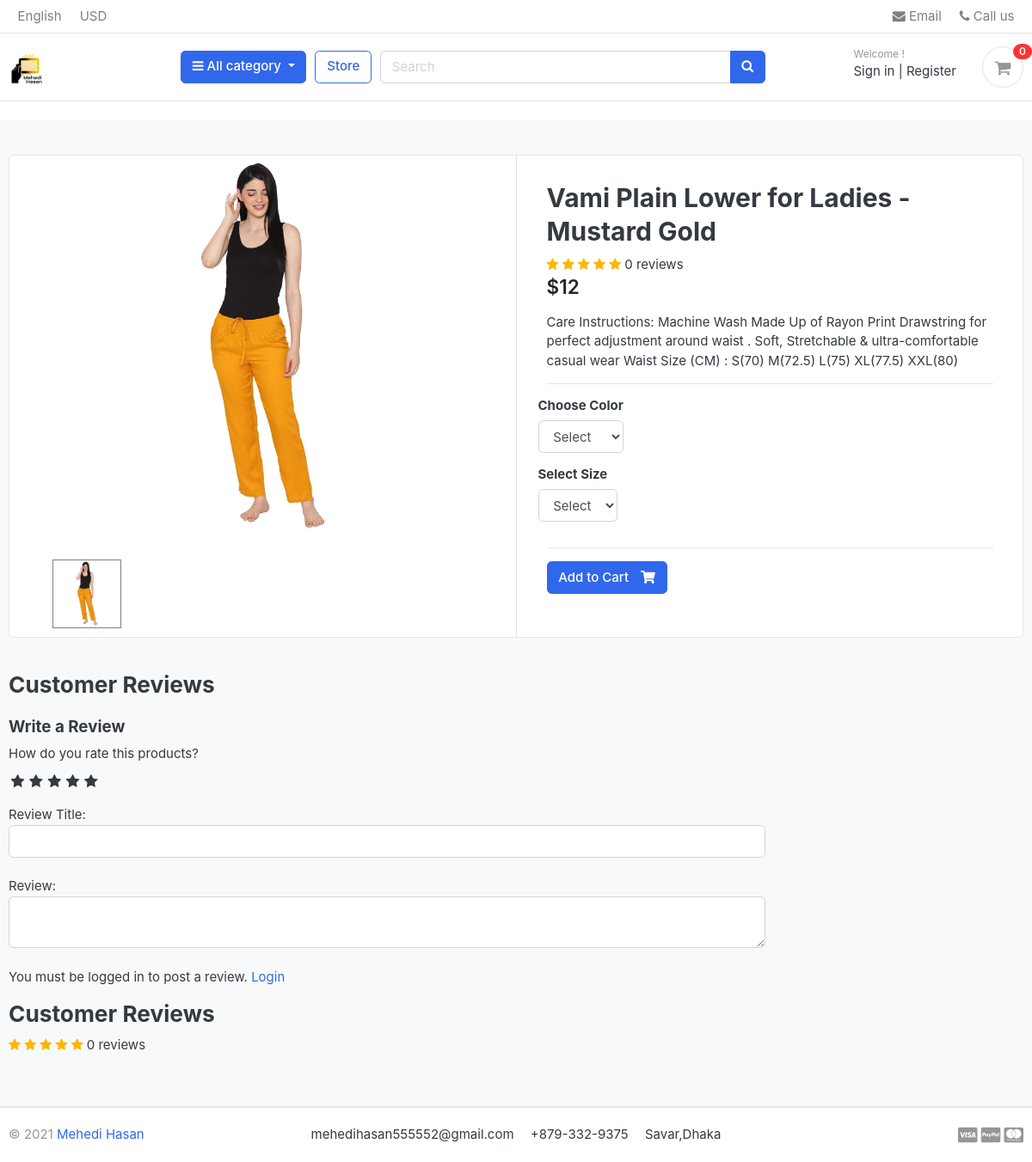
The page /product-details/women/vami-plain-lower-ladies-mustard-gold/ on the database its author committed.
### store/models.py (models this page shows, shortened)
class Product(models.Model):
    product_name = models.CharField(max_length=200,unique=True)
    slug = models.SlugField(max_length=200,unique=True,blank=True,null=True)
    description = models.TextField(max_length=1000, blank=True)
    price = models.IntegerField()
    image = models.ImageField(upload_to='images/products',default='default.jpg')
    stock = models.IntegerField()
    is_available = models.BooleanField(default=True)
    category = models.ForeignKey(Category, on_delete=models.CASCADE)
    created_date = models.DateTimeField(auto_now_add=True)
    modified_date = models.DateTimeField(auto_now_add=True)
    def averageReview(self):
        reviews = ReviewRating.objects.filter(product=self,status=True).aggregate(average=Avg('rating'))
        avg = 0
        if reviews['average'] is not None:
            avg=float(reviews['average'])
            return avg
    def countReview(self):
        reviews = ReviewRating.objects.filter(product=self,status=True).aggregate(count=Count('id'))
        avg = 0
        if reviews['count'] is not None:
            count= int(reviews['count'])
            return count

### store/views.py (the view)
# urls.py: path('product-details/<slug:category_slug>/<slug:product_slug>/', views.Product_Detail, name='product_detail'),
def Product_Detail(request, category_slug, product_slug):
    detail = Product.objects.get(category__slug=category_slug, slug=product_slug)
    in_cart = CartItem.objects.filter(cart__cart_id=_cart_id(request),product = detail).exists()
    if request.user.is_authenticated:
        orderproduct = OrderProduct.objects.filter(user=request.user,product_id=detail.id).exists()
    else:
        orderproduct = None
    reviews = ReviewRating.objects.filter(product_id=detail.id, status=True)
    product_gallery = ProductGallery.objects.filter(product_id=detail.id)
    context = {'detail':detail,'in_cart':in_cart,
    'orderproduct':orderproduct,'reviews':reviews,
    'product_gallery':product_gallery}
    return render(request, 'store/product_detail.html',context)

### store/cart_counter.py (called while the page is built)
def counter(request):
    cart_count = 0
    try:
        cart = Cart.objects.filter(cart_id =_cart_id(request))
        if request.user.is_authenticated:
            cart_items = CartItem.objects.all().filter(user=request.user)
        else:
            cart_items = CartItem.objects.all().filter(cart=cart[:1])
        for cart_item in cart_items:
            cart_count += cart_item.quantity
    except:
        pass
    return dict(cart_count=cart_count)

### store/category.py (called while the page is built)
def menu_links(request):
    links = Category.objects.all()
    return dict(links=links)

### store/models.py (called while the page is built)
    def get_url(self):
        return reverse('products_by_category', args={self.slug})

    def colors(self):
        return super(VariationManager, self).filter(variation_category='color', is_active=True)

    def sizes(self):
        return super(VariationManager, self).filter(variation_category='size', is_active=True)

### store/views.py (called while the page is built)
def _cart_id(request):
    cart = request.session.session_key
    if not cart:
        cart = request.session.create()
    return cart

### store/templates/store/product_detail.html (shortened to what this page needs)
{% extends 'store/base.html' %}
{% load static %}
{% block content %}
<section class="section-content padding-y bg">
    <div class="container">
    <div class="card">
        <div class="row no-gutters">
            <aside class="col-md-6">
    <article class="gallery-wrap">
        <div class="img-big-wrap mainImage">
           <a href="#"><img src="{{detail.image.url}}"></a>
        </div>
    </article>
       <ul class="thumb" style="margin: 0 auto;
       padding: 0 auto;
       float: left;">
           <li style=" margin: 10px; list-style:None;">
            <a href="{{detail.image.url}}" target="mainImage"> <img src="{{detail.image.url}}" alt="" width="80" height="80" style="border: 1px solid gray;"></a>
           </li>
       </ul>
            </aside>
            <main class="col-md-6 border-left">
<form action="{% url 'add_cart' detail.id %}" method="POST">
        <article class="content-body">
        <h2 class="title">{{detail.product_name}}</h2>
        <div class="rating-star" >
            <span style="color: #ffb503;">
                <i class="fa fa-star{% if detail.averageReview < 0.5 %}-o{% elif detail.averageReview >= 0.5 and detail.averageReview < 1 %}-half-o {% endif %}" aria-hidden="true"></i>
                <i class="fa fa-star{% if detail.averageReview < 1.5 %}-o{% elif detail.averageReview >= 1.5 and detail.averageReview < 2 %}-half-o {% endif %}" aria-hidden="true"></i>
                <i class="fa fa-star{% if detail.averageReview < 2.5 %}-o{% elif detail.averageReview >= 2.5 and detail.averageReview < 3 %}-half-o {% endif %}" aria-hidden="true"></i>
                <i class="fa fa-star{% if detail.averageReview < 3.5 %}-o{% elif detail.averageReview >= 3.5 and detail.averageReview < 4 %}-half-o {% endif %}" aria-hidden="true"></i>
                <i class="fa fa-star{% if detail.averageReview < 4.5 %}-o{% elif detail.averageReview >= 4.5 and detail.averageReview < 5 %}-half-o {% endif %}" aria-hidden="true"></i>
            </span>
            <span>{{detail.countReview}} reviews</span>
        </div>
        <div class="mb-3">
            <var class="price h4">${{detail.price}}</var>
        </div>
        <p>{{detail.description}}</p>
    <hr>
        <div class="row">
            <div class="item-option-select">
                <h6>Choose Color</h6>
                <select name="color" class="form-control" required>
                  <option value="" disabled selected>Select</option>
                </select>
            </div>
        </div>
        <div class="row">
            <div class="item-option-select">
                <h6>Select Size</h6>
                <select name="size" class="form-control">
                  <option value="" disabled selected>Select</option>
                </select>
            </div>
        </div>
        <hr>
                            {% if detail.stock <= 0 %}
							<h5 class="text-danger">Out of Stock</h5>
							{% else %}
							<button type="submit" class="btn  btn-primary"> <span class="text">Add to Cart</span> <i class="fas fa-shopping-cart"></i> </button>
							{% endif %}
    </article>
  </form>
            </main>
        </div>
    </div>
    <br>
    <div class="row">
                <div class="col-md-9">
        <header class="section-heading">
            <h3>Customer Reviews </h3>
        </header>
        <form action="{% url 'submit_review' detail.id %}" method="POST">
            <h5>Write a Review</h5>
            <div>
                <label for="">How do you rate this products?</label>
                <br>
                <div class="rate">
                    <input type="radio" name="rating" id="rating10" value="5" required><label for="rating10" title="5"></label>
                    <input type="radio" name="rating" id="rating8" value="4" required><label for="rating8" title="4"></label>
                    <input type="radio" name="rating" id="rating6" value="3" required><label for="rating6" title="3"></label>
                    <input type="radio" name="rating" id="rating4" value="2" required><label for="rating4" title="2"></label>
                    <input type="radio" name="rating" id="rating2" value="1" required><label for="rating2" title="1"></label>
                </div>
                <br>
                Review Title:
                <input type="text" class="form-control" name="subject" required>
                <br>
                Review:
                <textarea name="review" class="form-control" cols="4"  required></textarea>
                <br>
                {% if user.is_authenticated %}
                {% if orderproduct %}
                <input type="submit" value="Submit Review" class="btn btn-primary">
                {% else %}
                <p>You must purchage this product to post a review.</p>
                {% endif %}
                {% else %}
                <p>You must be logged in to post a review. <span><a href="{% url 'login'%}">Login</a></span></p>
                {% endif %}
            </div>
        </form>
        <header class="section-heading">
            <h3>Customer Reviews</h3>
            <div class="rating-star" >
                <span style="color: #ffb503;">
                    <i class="fa fa-star{% if detail.averageReview < 0.5 %}-o{% elif detail.averageReview >= 0.5 and detail.averageReview < 1 %}-half-o {% endif %}" aria-hidden="true"></i>
                    <i class="fa fa-star{% if detail.averageReview < 1.5 %}-o{% elif detail.averageReview >= 1.5 and detail.averageReview < 2 %}-half-o {% endif %}" aria-hidden="true"></i>
                    <i class="fa fa-star{% if detail.averageReview < 2.5 %}-o{% elif detail.averageReview >= 2.5 and detail.averageReview < 3 %}-half-o {% endif %}" aria-hidden="true"></i>
                    <i class="fa fa-star{% if detail.averageReview < 3.5 %}-o{% elif detail.averageReview >= 3.5 and detail.averageReview < 4 %}-half-o {% endif %}" aria-hidden="true"></i>
                    <i class="fa fa-star{% if detail.averageReview < 4.5 %}-o{% elif detail.averageReview >= 4.5 and detail.averageReview < 5 %}-half-o {% endif %}" aria-hidden="true"></i>
                </span>
                <span>{{detail.countReview}} reviews</span>
            </div>
        </header>
        </div>
    </div>
    </div>
    </section>
{% endblock %}

### static/css/ui.css (style rules this page uses)
html { font-family: "Inter", sans-serif; font-size: 15px; }
.content-body { flex: 1 1 auto; padding: 2rem 2.3rem; }
.padding-y { padding-top: 40px; padding-bottom: 40px; }
var { font-style: normal; }
article:after, .form-group:after { display: block; clear: both; content: ""; }
.bg { background-color: #f8f9fa; }
.section-heading { margin-bottom: 20px; margin-top: 15px; }
p:last-child { margin-bottom: 0; }
.btn .text + i { margin-left: 10px; }
.price { font-weight: 600; color: #212529; }
.gallery-wrap .img-big-wrap { margin-bottom: 10px; border-radius: 0.37rem; overflow: hidden; background-color: #fff; }
.gallery-wrap .img-big-wrap a { text-align: center; display: block; }
.gallery-wrap .img-big-wrap img { height: 450px; width: auto; display: inline-block; }
.item-option-select { margin-bottom: 1rem; display: inline-block; margin-right: 15px; }

### static/css/rating.css (style rules this page uses)
.rate { display: inline-block; border: 0; }
.rate > label { float: right; }
.rate > label:before { display: inline-block; font-size: 1.1rem; font-family: FontAwesome; content: "\f005"; margin: 0; padding: 0.3rem .2rem; cursor: pointer; }
.rating-star i { color: #ffb503 !important; }

### rows shown on the page
Product: image (picture), product_name "Vami Plain Lower for Ladies - Mustard Gold", countReview "0", price "12", description "Care Instructions: Machine Wash Made Up of Rayon Print Drawstring for perfect adjustment around waist . Soft, Stretchable & ultra-comfortable casual wear Waist Size (CM) : S(70) M(72.5) L(75) XL(77.5) XXL(80)"

### other values the page prints
{{ cart_count }} "0"
